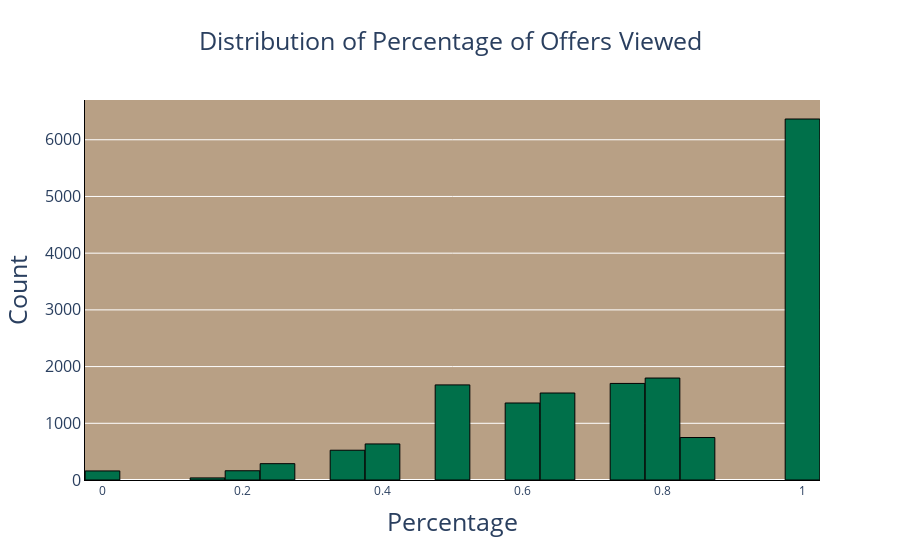

Notebook cell for this chart:
### Code cell
fig = px.histogram(gWide, x = 'percent_viewed' ,color_discrete_sequence=[color1,color2 ],nbins=25,
                  title = 'Distribution of Percentage of Offers Viewed',
                   labels = {
                       'variable':''
                   }
                  )
fig.update_layout(
    xaxis_title = 'Percentage',
    yaxis_title = 'Count',
    title_x=0.5,
    plot_bgcolor = backgroundColor,
    title_font = dict(size = 25),
    bargap = 0.01,

    yaxis = dict(
        tickfont = dict(size=16),
        titlefont = dict(size = 25),
        linecolor = 'black',
    

    ),
    xaxis = dict(
        tickfont = dict(size=12),
        titlefont = dict(size =25),
        linecolor = 'black'  ,
   
    ),
    legend=dict(
        yanchor='top',
        y = .98,
        xanchor='right',
        x = 0.98
    )   
)
fig.update_traces(
    marker_line_width=1,
    marker_line_color="black"

)

### Figure 1 — Plotly figure (JSON) as saved in the notebook; plotly's stock layout.template omitted (floating-point values rounded to 4 significant figures; data arrays with more than 128 entries replaced by an {"elided": "..."} marker saying what was removed)
{"data": [{"alignmentgroup": "True", "bingroup": "x", "hovertemplate": "percent_viewed=%{x}<br>count=%{y}<extra></extra>", "legendgroup": "", "marker": {"color": "#00704A", "line": {"color": "black", "width": 1}, "pattern": {"shape": ""}}, "name": "", "nbinsx": 25, "offsetgroup": "", "orientation": "v", "showlegend": false, "type": "histogram", "x": {"elided": "16994 float values"}, "xaxis": "x", "yaxis": "y"}], "layout": {"bargap": 0.01, "barmode": "relative", "legend": {"tracegroupgap": 0, "x": 0.98, "xanchor": "right", "y": 0.98, "yanchor": "top"}, "plot_bgcolor": "#B8A085", "title": {"font": {"size": 25}, "text": "Distribution of Percentage of Offers Viewed", "x": 0.5}, "xaxis": {"anchor": "y", "domain": [0, 1], "linecolor": "black", "tickfont": {"size": 12}, "title": {"font": {"size": 25}, "text": "Percentage"}}, "yaxis": {"anchor": "x", "domain": [0, 1], "linecolor": "black", "tickfont": {"size": 16}, "title": {"font": {"size": 25}, "text": "Count"}}}}
